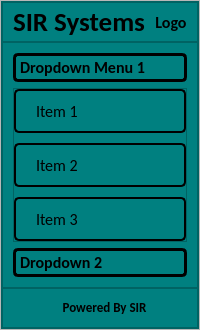
     <widget class="QFrame" name="slide_menu_container">
      <property name="minimumSize">
       <size>
        <width>0</width>
        <height>0</height>
       </size>
      </property>
      <property name="maximumSize">
       <size>
        <width>0</width>
        <height>16777215</height>
       </size>
      </property>
      <property name="frameShape">
       <enum>QFrame::StyledPanel</enum>
      </property>
      <property name="frameShadow">
       <enum>QFrame::Raised</enum>
      </property>
      <layout class="QVBoxLayout" name="verticalLayout_2">
       <property name="spacing">
        <number>0</number>
       </property>
       <property name="leftMargin">
        <number>0</number>
       </property>
       <property name="topMargin">
        <number>0</number>
       </property>
       <property name="rightMargin">
        <number>0</number>
       </property>
       <property name="bottomMargin">
        <number>0</number>
       </property>
       <item>
        <widget class="QFrame" name="slide_menu">
         <property name="minimumSize">
          <size>
           <width>198</width>
           <height>0</height>
          </size>
         </property>
         <property name="styleSheet">
          <string notr="true">background-color: #008080;</string>
         </property>
         <property name="frameShape">
          <enum>QFrame::StyledPanel</enum>
         </property>
         <property name="frameShadow">
          <enum>QFrame::Raised</enum>
         </property>
         <layout class="QVBoxLayout" name="verticalLayout_4">
          <property name="spacing">
           <number>0</number>
          </property>
          <property name="leftMargin">
           <number>0</number>
          </property>
          <property name="topMargin">
           <number>0</number>
          </property>
          <property name="rightMargin">
           <number>0</number>
          </property>
          <property name="bottomMargin">
           <number>0</number>
          </property>
          <item alignment="Qt::AlignTop">
           <widget class="QFrame" name="slide_menu_header">
            <property name="minimumSize">
             <size>
              <width>0</width>
              <height>40</height>
             </size>
            </property>
            <property name="maximumSize">
             <size>
              <width>16777215</width>
              <height>40</height>
             </size>
            </property>
            <property name="styleSheet">
             <string notr="true">background-color: #008080;</string>
            </property>
            <property name="frameShape">
             <enum>QFrame::StyledPanel</enum>
            </property>
            <property name="frameShadow">
             <enum>QFrame::Raised</enum>
            </property>
            <layout class="QHBoxLayout" name="horizontalLayout_7">
             <property name="spacing">
              <number>0</number>
             </property>
             <property name="leftMargin">
              <number>10</number>
             </property>
             <property name="topMargin">
              <number>0</number>
             </property>
             <property name="rightMargin">
              <number>0</number>
             </property>
             <property name="bottomMargin">
              <number>0</number>
             </property>
             <item>
              <widget class="QLabel" name="label_3">
               <property name="font">
                <font>
                 <family>Calibri</family>
                 <pointsize>20</pointsize>
                 <weight>75</weight>
                 <bold>true</bold>
                </font>
               </property>
               <property name="text">
                <string>SIR Systems</string>
               </property>
              </widget>
             </item>
             <item>
              <widget class="QLabel" name="label_4">
               <property name="font">
                <font>
                 <family>Calibri</family>
                 <pointsize>12</pointsize>
                 <weight>75</weight>
                 <italic>false</italic>
                 <bold>true</bold>
                </font>
               </property>
               <property name="text">
                <string>Logo</string>
               </property>
               <property name="alignment">
                <set>Qt::AlignCenter</set>
               </property>
              </widget>
             </item>
            </layout>
           </widget>
          </item>
          <item>
           <widget class="QFrame" name="slide_menu_body">
            <property name="sizePolicy">
             <sizepolicy hsizetype="Preferred" vsizetype="Expanding">
              <horstretch>0</horstretch>
              <verstretch>0</verstretch>
             </sizepolicy>
            </property>
            <property name="frameShape">
             <enum>QFrame::StyledPanel</enum>
            </property>
            <property name="frameShadow">
             <enum>QFrame::Raised</enum>
            </property>
            <layout class="QVBoxLayout" name="verticalLayout_5">
             <property name="spacing">
              <number>10</number>
             </property>
             <property name="leftMargin">
              <number>10</number>
             </property>
             <property name="topMargin">
              <number>10</number>
             </property>
             <property name="rightMargin">
              <number>10</number>
             </property>
             <property name="bottomMargin">
              <number>10</number>
             </property>
             <item>
              <widget class="QToolBox" name="toolBox">
               <property name="font">
                <font>
                 <family>Calibri</family>
                 <pointsize>12</pointsize>
                 <weight>75</weight>
                 <bold>true</bold>
                </font>
               </property>
               <property name="styleSheet">
                <string notr="true">QToolBox {
	background-color: #008080;
	text-align: left;
}

QToolBox::tab {
	border-radius: 5px;
	background-color: #008080;
	text-align: left;
	border: 3px solid #000000;
}

QToolBox::tab:Hover {
	border-radius: 10px;
	background-color: #5F9EA0;
	text-align: left;
	border: 3px solid #000000;
}

</string>
               </property>
               <property name="currentIndex">
                <number>0</number>
               </property>
               <widget class="QWidget" name="page">
                <property name="geometry">
                 <rect>
                  <x>0</x>
                  <y>0</y>
                  <width>178</width>
                  <height>448</height>
                 </rect>
                </property>
                <attribute name="icon">
                 <iconset resource="icons.qrc">
                  <normaloff>:/icons/icons/chevron-down.svg</normaloff>:/icons/icons/chevron-down.svg</iconset>
                </attribute>
                <attribute name="label">
                 <string>Dropdown Menu 1</string>
                </attribute>
                <layout class="QVBoxLayout" name="verticalLayout_6">
                 <property name="spacing">
                  <number>0</number>
                 </property>
                 <property name="leftMargin">
                  <number>0</number>
                 </property>
                 <property name="topMargin">
                  <number>0</number>
                 </property>
                 <property name="rightMargin">
                  <number>0</number>
                 </property>
                 <property name="bottomMargin">
                  <number>0</number>
                 </property>
                 <item alignment="Qt::AlignTop">
                  <widget class="QFrame" name="frame_5">
                   <property name="font">
                    <font>
                     <family>Calibri</family>
                    </font>
                   </property>
                   <property name="styleSheet">
                    <string notr="true">QPushButton {
	padding: 0 0 0 20px;
	height: 40px;
	border-radius: 5px;
	background-color: #008080;
	text-align: left;
	border: 2px solid #000000;
}

QPushButton:Hover{
	padding: 0 0 0 20px;
	height: 40px;
	border-radius: 10px;
	background-color: #000000;
	color: #008080;
	text-align: left;
	border: 2px solid #5F9EA0;
}</string>
                   </property>
                   <property name="frameShape">
                    <enum>QFrame::StyledPanel</enum>
                   </property>
                   <property name="frameShadow">
                    <enum>QFrame::Raised</enum>
                   </property>
                   <layout class="QVBoxLayout" name="verticalLayout_7">
                    <property name="spacing">
                     <number>10</number>
                    </property>
                    <property name="leftMargin">
                     <number>0</number>
                    </property>
                    <property name="topMargin">
                     <number>0</number>
                    </property>
                    <property name="rightMargin">
                     <number>0</number>
                    </property>
                    <property name="bottomMargin">
                     <number>0</number>
                    </property>
                    <item>
                     <widget class="QPushButton" name="pushButton_5">
                      <property name="font">
                       <font>
                        <family>Calibri</family>
                        <pointsize>12</pointsize>
                       </font>
                      </property>
                      <property name="text">
                       <string>Item 1</string>
                      </property>
                      <property name="icon">
                       <iconset resource="icons.qrc">
                        <normaloff>:/icons/icons/bluetooth.svg</normaloff>:/icons/icons/bluetooth.svg</iconset>
                      </property>
                     </widget>
                    </item>
                    <item>
                     <widget class="QPushButton" name="pushButton_6">
                      <property name="font">
                       <font>
                        <family>Calibri</family>
                        <pointsize>12</pointsize>
                       </font>
                      </property>
                      <property name="text">
                       <string>Item 2</string>
                      </property>
                      <property name="icon">
                       <iconset resource="icons.qrc">
                        <normaloff>:/icons/icons/calendar.svg</normaloff>:/icons/icons/calendar.svg</iconset>
                      </property>
                     </widget>
                    </item>
                    <item>
                     <widget class="QPushButton" name="pushButton_7">
                      <property name="font">
                       <font>
                        <family>Calibri</family>
                        <pointsize>12</pointsize>
                       </font>
                      </property>
                      <property name="text">
                       <string>Item 3</string>
                      </property>
                      <property name="icon">
                       <iconset resource="icons.qrc">
                        <normaloff>:/icons/icons/cast.svg</normaloff>:/icons/icons/cast.svg</iconset>
                      </property>
                     </widget>
                    </item>
                   </layout>
                  </widget>
                 </item>
                </layout>
               </widget>
               <widget class="QWidget" name="page_2">
                <property name="geometry">
                 <rect>
                  <x>0</x>
                  <y>0</y>
                  <width>178</width>
                  <height>448</height>
                 </rect>
                </property>
                <attribute name="icon">
                 <iconset resource="icons.qrc">
                  <normaloff>:/icons/icons/chevron-down.svg</normaloff>:/icons/icons/chevron-down.svg</iconset>
                </attribute>
                <attribute name="label">
                 <string>Dropdown 2</string>
                </attribute>
               </widget>
              </widget>
             </item>
            </layout>
           </widget>
          </item>
          <item alignment="Qt::AlignBottom">
           <widget class="QFrame" name="slide_menu_footer">
            <property name="minimumSize">
             <size>
              <width>0</width>
              <height>40</height>
             </size>
            </property>
            <property name="maximumSize">
             <size>
              <width>16777215</width>
              <height>40</height>
             </size>
            </property>
            <property name="frameShape">
             <enum>QFrame::StyledPanel</enum>
            </property>
            <property name="frameShadow">
             <enum>QFrame::Raised</enum>
            </property>
            <layout class="QHBoxLayout" name="horizontalLayout_8">
             <property name="spacing">
              <number>0</number>
             </property>
             <property name="leftMargin">
              <number>10</number>
             </property>
             <property name="topMargin">
              <number>0</number>
             </property>
             <property name="rightMargin">
              <number>0</number>
             </property>
             <property name="bottomMargin">
              <number>0</number>
             </property>
             <item alignment="Qt::AlignHCenter|Qt::AlignVCenter">
              <widget class="QLabel" name="label_5">
               <property name="font">
                <font>
                 <family>Calibri</family>
                 <pointsize>10</pointsize>
                 <weight>75</weight>
                 <bold>true</bold>
                </font>
               </property>
               <property name="text">
                <string>Powered By SIR</string>
               </property>
               <property name="alignment">
                <set>Qt::AlignCenter</set>
               </property>
              </widget>
             </item>
            </layout>
           </widget>
          </item>
         </layout>
        </widget>
       </item>
      </layout>
     </widget>
